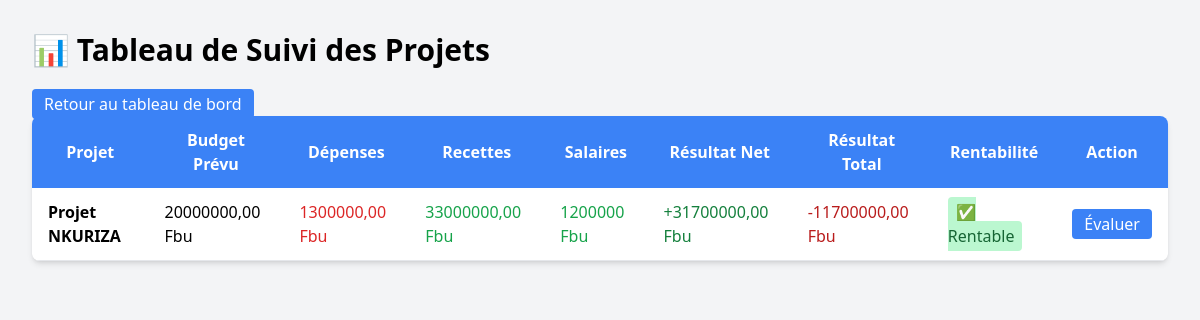
The app's page /Suivi/dash/ with its own data.
### AppSuivi/models.py (models this page shows, shortened)
class Projet(models.Model):
    STATUT_CHOICES = [
        ('En cours', 'En cours'),
        ('Terminé', 'Terminé'),
        ('Évalué', 'Évalué')
    ]
    nom = models.CharField(max_length=100)
    description = models.TextField()
    budget_prevu = models.DecimalField(max_digits=12, decimal_places=2)
    date_debut = models.DateField()
    date_fin = models.DateField()
    statut = models.CharField(max_length=20, choices=STATUT_CHOICES, default='En cours')
    responsable = models.ForeignKey(User, on_delete=models.SET_NULL, null=True)

### AppSuivi/views.py (the view)
# urls.py: path('dash/', views.dashboard, name='dashboard'),
def dashboard(request):
    projets = Projet.objects.all()
    data = []
    for projet in projets:
        total_depenses = sum(d.montant for d in projet.depense_set.all())
        total_recettes = sum(r.montant for r in projet.recette_set.all())
        affectations = AffectationPersonnel.objects.filter(projet=projet)
        personnels = affectations.values_list('personnel', flat=True)
        total_salaires = Paiement.objects.filter(personnel__in=personnels).aggregate(total=Sum('montant'))['total'] or 0
        total_depenses += total_salaires
        resultat = total_recettes - total_depenses
        resultat_total = projet.budget_prevu - resultat
        evaluation = Evaluation.objects.filter(projet=projet).last()
        rentabilite = evaluation.decision if evaluation else "Non évalué"
        data.append({
            'projet': projet,
            'depenses': total_depenses,
            'recettes': total_recettes,
            'resultat': resultat,
            'salaires': total_salaires,
            'rentabilite': rentabilite,
            'resultat_total': resultat_total
        })
    return render(request, 'dashboard.html', {'data': data})

### AppSuivi/templates/dashboard.html (shortened to what this page needs)
{% load static %}
<!DOCTYPE html>
<html lang="fr">
<head>
    <script src="https://cdn.tailwindcss.com"></script>
</head>
<body class="bg-gray-100 p-8">
    <h1 class="text-3xl font-bold mb-6">📊 Tableau de Suivi des Projets</h1> <td class="py-3 px-4">
        <a href="{% url 'tableau' %}" class="bg-blue-500 text-white px-3 py-1 rounded hover:bg-blue-600">Retour au tableau de bord</a>
    </td>
    <table class="min-w-full bg-white rounded-lg shadow-md overflow-hidden">
        <thead class="bg-blue-500 text-white">
            <tr>
                <th class="py-3 px-4">Projet</th>
                <th class="py-3 px-4">Budget Prévu</th>
                <th class="py-3 px-4">Dépenses</th>
                <th class="py-3 px-4">Recettes</th>
                <th class="py-3 px-4">Salaires</th>
                <th class="py-3 px-4">Résultat Net</th>
                <th class="py-3 px-4">Résultat Total</th>
                <th class="py-3 px-4">Rentabilité</th>
                <th class="py-3 px-4">Action</th>
            </tr>
        </thead>
        <tbody>
            {% for item in data %}
            <tr class="border-b hover:bg-gray-100">
                <td class="py-3 px-4 font-semibold">{{ item.projet.nom }}</td>
                <td class="py-3 px-4">{{ item.projet.budget_prevu }} Fbu</td>
                <td class="py-3 px-4 text-red-600">{{ item.depenses }} Fbu</td>
                <td class="py-3 px-4 text-green-600">{{ item.recettes }} Fbu</td>
                <td class="py-3 px-4 text-green-600">{{ item.salaires }} Fbu</td>
                <td class="py-3 px-4">
                    {% if item.resultat >= 0 %}
                        <span class="text-green-700">+{{ item.resultat }} Fbu</span>
                    {% else %}
                        <span class="text-red-700">{{ item.resultat }} Fbu</span>
                    {% endif %}
                </td>
                <td class="py-3 px-4">
                    {% if item.resultat_total >= 0 %}
                        <span class="text-green-700">+{{ item.resultat_total }} Fbu</span>
                    {% else %}
                        <span class="text-red-700">{{ item.resultat_total }} Fbu</span>
                    {% endif %}
                </td>
                <td class="py-3 px-4">
                    {% if item.rentabilite == "Rentable" %}
                        <span class="bg-green-200 text-green-800 py-1 px-2 rounded">✅ Rentable</span>
                    {% elif item.rentabilite == "Non rentable" %}
                        <span class="bg-red-200 text-red-800 py-1 px-2 rounded">❌ Non rentable</span>
                    {% else %}
                        <span class="bg-gray-300 text-gray-800 py-1 px-2 rounded">🕒 Non évalué</span>
                    {% endif %}
                </td>
                <td class="py-3 px-4">
                    <a href="{% url 'evaluer_projet' item.projet.id %}" class="bg-blue-500 text-white px-3 py-1 rounded hover:bg-blue-600">Évaluer</a>
                </td>
            </tr>
            {% endfor %}
        </tbody>
    </table>
</body>
</html>

### records on screen
Projet: projet.nom "Projet NKURIZA", projet.budget_prevu "20000000,00", depenses "1300000,00", recettes "33000000,00", salaires "1200000", resultat "31700000,00", resultat_total "-11700000,00"
